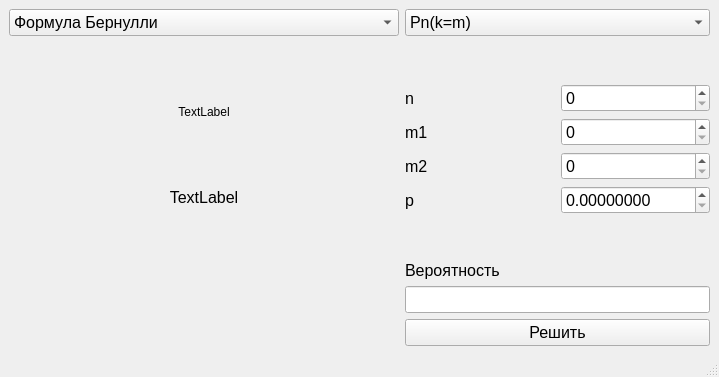
<?xml version="1.0" encoding="UTF-8"?>
<ui version="4.0">
 <class>MainWindow</class>
 <widget class="QMainWindow" name="MainWindow">
  <property name="geometry">
   <rect>
    <x>0</x>
    <y>0</y>
    <width>719</width>
    <height>377</height>
   </rect>
  </property>
  <property name="maximumSize">
   <size>
    <width>16777215</width>
    <height>16777215</height>
   </size>
  </property>
  <property name="windowTitle">
   <string>MainWindow</string>
  </property>
  <widget class="QWidget" name="centralwidget">
   <layout class="QHBoxLayout" name="horizontalLayout">
    <item>
     <layout class="QVBoxLayout" name="verticalLayout_2">
      <item>
       <widget class="QComboBox" name="formulaType">
        <property name="font">
         <font>
          <pointsize>12</pointsize>
         </font>
        </property>
        <item>
         <property name="text">
          <string>Формула Бернулли</string>
         </property>
        </item>
        <item>
         <property name="text">
          <string>Формула Пуассона</string>
         </property>
        </item>
       </widget>
      </item>
      <item>
       <widget class="QLabel" name="formula_img">
        <property name="minimumSize">
         <size>
          <width>390</width>
          <height>140</height>
         </size>
        </property>
        <property name="text">
         <string>TextLabel</string>
        </property>
        <property name="alignment">
         <set>Qt::AlignCenter</set>
        </property>
       </widget>
      </item>
      <item>
       <widget class="QLabel" name="restriction_label">
        <property name="font">
         <font>
          <pointsize>12</pointsize>
         </font>
        </property>
        <property name="text">
         <string>TextLabel</string>
        </property>
        <property name="alignment">
         <set>Qt::AlignCenter</set>
        </property>
       </widget>
      </item>
      <item>
       <spacer name="verticalSpacer_3">
        <property name="orientation">
         <enum>Qt::Vertical</enum>
        </property>
        <property name="sizeHint" stdset="0">
         <size>
          <width>20</width>
          <height>40</height>
         </size>
        </property>
       </spacer>
      </item>
     </layout>
    </item>
    <item>
     <layout class="QVBoxLayout" name="verticalLayout">
      <item>
       <widget class="QComboBox" name="solveType">
        <property name="font">
         <font>
          <pointsize>12</pointsize>
         </font>
        </property>
        <item>
         <property name="text">
          <string>Pn(k=m)</string>
         </property>
        </item>
        <item>
         <property name="text">
          <string>Pn(k&lt;m)</string>
         </property>
        </item>
        <item>
         <property name="text">
          <string>Pn(k≥m)</string>
         </property>
        </item>
        <item>
         <property name="text">
          <string>Pn(m1≤k≤m2)</string>
         </property>
        </item>
       </widget>
      </item>
      <item>
       <spacer name="verticalSpacer_2">
        <property name="orientation">
         <enum>Qt::Vertical</enum>
        </property>
        <property name="sizeHint" stdset="0">
         <size>
          <width>296</width>
          <height>13</height>
         </size>
        </property>
       </spacer>
      </item>
      <item>
       <layout class="QGridLayout" name="gridLayout">
        <item row="0" column="1">
         <widget class="QSpinBox" name="n_spinBox">
          <property name="font">
           <font>
            <pointsize>12</pointsize>
           </font>
          </property>
          <property name="maximum">
           <number>9999</number>
          </property>
         </widget>
        </item>
        <item row="0" column="0">
         <widget class="QLabel" name="n_label">
          <property name="font">
           <font>
            <pointsize>12</pointsize>
           </font>
          </property>
          <property name="text">
           <string>n</string>
          </property>
          <property name="textFormat">
           <enum>Qt::AutoText</enum>
          </property>
          <property name="scaledContents">
           <bool>false</bool>
          </property>
          <property name="alignment">
           <set>Qt::AlignLeading|Qt::AlignLeft|Qt::AlignVCenter</set>
          </property>
         </widget>
        </item>
        <item row="1" column="0">
         <widget class="QLabel" name="m1_label">
          <property name="font">
           <font>
            <pointsize>12</pointsize>
           </font>
          </property>
          <property name="text">
           <string>m1</string>
          </property>
         </widget>
        </item>
        <item row="2" column="0">
         <widget class="QLabel" name="m2_label">
          <property name="enabled">
           <bool>true</bool>
          </property>
          <property name="font">
           <font>
            <pointsize>12</pointsize>
           </font>
          </property>
          <property name="text">
           <string>m2</string>
          </property>
         </widget>
        </item>
        <item row="3" column="0">
         <widget class="QLabel" name="p_label">
          <property name="font">
           <font>
            <pointsize>12</pointsize>
           </font>
          </property>
          <property name="text">
           <string>p</string>
          </property>
         </widget>
        </item>
        <item row="1" column="1">
         <widget class="QSpinBox" name="m1_spinBox">
          <property name="font">
           <font>
            <pointsize>12</pointsize>
           </font>
          </property>
         </widget>
        </item>
        <item row="2" column="1">
         <widget class="QSpinBox" name="m2_spinBox">
          <property name="enabled">
           <bool>true</bool>
          </property>
          <property name="font">
           <font>
            <pointsize>12</pointsize>
           </font>
          </property>
         </widget>
        </item>
        <item row="3" column="1">
         <widget class="QDoubleSpinBox" name="p_spinBox">
          <property name="font">
           <font>
            <pointsize>12</pointsize>
           </font>
          </property>
          <property name="decimals">
           <number>8</number>
          </property>
          <property name="maximum">
           <double>1.000000000000000</double>
          </property>
         </widget>
        </item>
       </layout>
      </item>
      <item>
       <spacer name="verticalSpacer">
        <property name="orientation">
         <enum>Qt::Vertical</enum>
        </property>
        <property name="sizeHint" stdset="0">
         <size>
          <width>296</width>
          <height>13</height>
         </size>
        </property>
       </spacer>
      </item>
      <item>
       <widget class="QLabel" name="result_label">
        <property name="font">
         <font>
          <pointsize>12</pointsize>
         </font>
        </property>
        <property name="text">
         <string>Вероятность</string>
        </property>
       </widget>
      </item>
      <item>
       <widget class="QLineEdit" name="result_lineEdit">
        <property name="font">
         <font>
          <pointsize>12</pointsize>
         </font>
        </property>
        <property name="readOnly">
         <bool>true</bool>
        </property>
       </widget>
      </item>
      <item>
       <widget class="QPushButton" name="result_button">
        <property name="font">
         <font>
          <pointsize>12</pointsize>
         </font>
        </property>
        <property name="text">
         <string>Решить</string>
        </property>
       </widget>
      </item>
     </layout>
    </item>
   </layout>
  </widget>
  <widget class="QMenuBar" name="menubar">
   <property name="geometry">
    <rect>
     <x>0</x>
     <y>0</y>
     <width>719</width>
     <height>26</height>
    </rect>
   </property>
  </widget>
  <widget class="QStatusBar" name="statusbar"/>
 </widget>
 <resources/>
 <connections/>
</ui>
